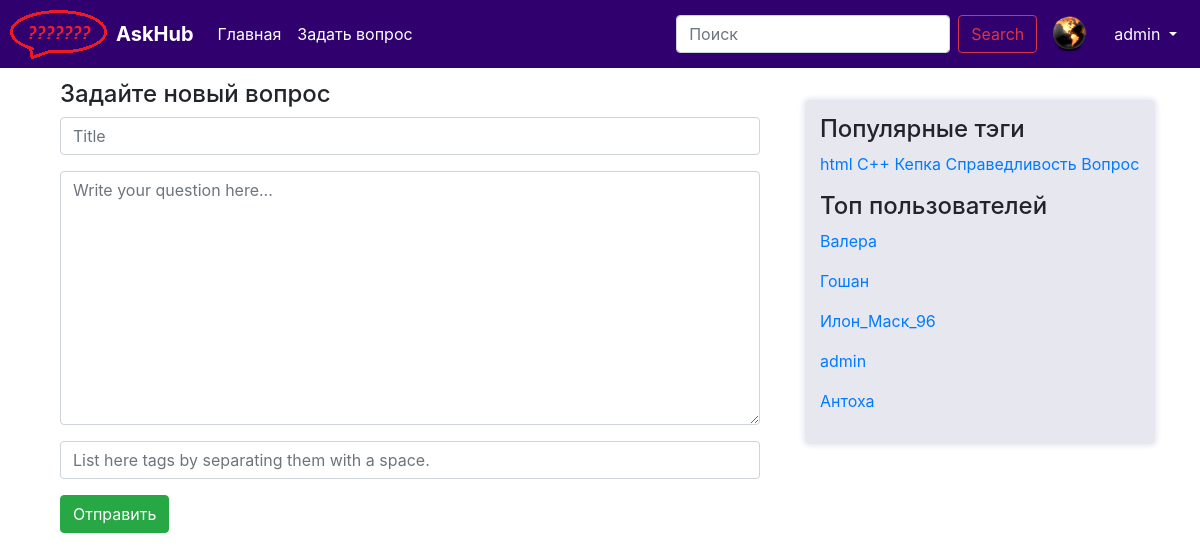
Screenshot of /ask/ (signed in) with the database file from the repository.
### question/models.py (models this page shows, shortened)
class User(AbstractUser):
    upload = models.ImageField(upload_to='uploads/%Y/%m/%d/')
    registration_date = models.DateTimeField(default=timezone.now, verbose_name="Дата решистрации")
    rating = models.IntegerField(default=0, verbose_name="Рейтинг пользователя")
    objects = UserManager()
    def __str__(self):
        return self.username

class Tag(models.Model):
    title = models.CharField(max_length=120, verbose_name=u"Заголовок ярлыка")
    objects = TagManager()

### question/views.py (the view)
# urls.py: path('ask/', views.ask, name='ask'),
@login_required(login_url='/login/')
def ask(request):
    if request.method == 'POST':
        form = AskForm(request.POST)
        if form.is_valid():
            ques = Question.objects.create(author=request.user,
                            date=timezone.now(),
                            is_active=True,
                            title=form.cleaned_data['title'],
                            text=form.cleaned_data['text'])
            ques.save()
            for tagTitle in form.cleaned_data['tags'].split():
                tag = Tag.objects.get_or_create(name=tagTitle)[0]
                ques.tags.add(tag)
                ques.save()
            return question(request, ques.id)
    else:
        form = AskForm()
    return render(request, 'question/ask.html', {
            'form': form,
            'tags' : paginate(request, Tag.objects.hottest()),
            'users' : paginate(request, User.objects.by_rating()),
        })

### question/forms.py (shortened to what this page needs)
class AskForm(forms.ModelForm):
    title = forms.CharField(validators=[text_validator],widget=forms.TextInput(attrs={
        'class': 'form-control',
        'maxlength': 100,
        'minlength': 5,
        'placeholder': 'Title'}))
    text = forms.CharField(validators=[text_validator],widget=forms.Textarea(attrs={
        'class': 'form-control',
        'minlength': 5,
        'placeholder': 'Write your question here...'}))
    tags = forms.CharField(required=False, validators=[text_validator],widget=forms.TextInput(attrs={
        'class': 'form-control',
        'placeholder': 'List here tags by separating them with a space.'}))
    class Meta:
        model = Question
        fields = ['title', 'text', 'tags']

### question/managers.py (called while the page is built)
    def hottest(self):
        return self.annotate(question_count=Count('question')).order_by('-question_count')

    def by_rating(self):
        return self.order_by('-rating')

### question/views.py (called while the page is built)
def paginate(request, objects_list):
    paginator = Paginator(objects_list, 5)
    page = request.GET.get('page')
    try:
        objects = paginator.page(page)
    except PageNotAnInteger:
        objects = paginator.page(1)
    except EmptyPage:
        objects = paginator.page(paginator.num_pages)
    return objects

### question/templates/question/ask.html (shortened to what this page needs)
{% extends "question/base.html" %}
{% load static %}
{% block content %}
    <form class="form-horizontal" action="{% url 'ask' %}" method="post">
        <div class="col-md-12">
            <fieldset>
                <h4>Задайте новый вопрос</h4>
                {% for field in form %}
                    <div class="form-group">
                        {{ field }}
                    </div>
                {% endfor %}
                <div class="form-group">
                    <input type="submit" value="Отправить" class="btn btn-success"/>
                </div>
            </fieldset>
        </div>
    </form>
{% endblock %}

### question/templates/question/navbar.html (shortened to what this page needs)
{% load static %}
{% block navbar %}
<nav class="navbar navbar-expand-md navbar-dark fixed-top" style="background-color: #30006f; margin: 0px;">
    <div>
        <img src="{% static "img/logo.png" %}" alt="">
    </div>
    <a class="navbar-brand" href="#">
        <b>AskHub</b>
    </a>
    <div class="collapse navbar-collapse" id="navbarCollapse">
        <ul class="navbar-nav mr-auto">
            <li class="nav-item active">
                <a class="nav-link" href="{% url 'index' %}">Главная <span class="sr-only">(current)</span></a>
            </li>
            <li class="nav-item active">
                <a class="nav-link" href="{% url 'ask' %}">Задать вопрос <span class="sr-only">(current)</span></a>
            </li>
        </ul>
        <form class="form-inline mt-2 mt-md-0">
            <input class="form-control mr-sm-2" type="text" placeholder="Поиск" aria-label="Поиск">
            <button class="btn btn-outline-danger my-2 my-sm-0" type="submit">Search</button>
        </form>
    </div>
    {% if user.is_authenticated %}
    <div class="ava">
        <img src="{{ MEDIA_URL }}{{ user.upload }}" alt="" style="width:40px;height:40px;">
    </div>
    <div class="btn-group" role="group">
        <button id="btnGroupDrop1" type="button" class="btn btn-secondary dropdown-toggle" style="background-color: #30006f; border-color: #30006f;" data-toggle="dropdown" aria-haspopup="true" aria-expanded="false" >
            {{ user }}
        </button>
    </div>
    {% endif %}
</nav>
{% endblock %}

### question/templates/question/sidebar.html
{% load static %}
{% block sidebar %}
    <div class="sidebar">
        <h4>Популярные тэги</h4>
        {% for t in tags %}
            <a href="{% url 'tag' id=t.id %}">{{ t.title }}</a>
        {% endfor %}
        <p>
        <h4>Топ пользователей</h4>
            {% for user in users %}
                <p><a href="{% url 'user' id=user.id %}">{{ user }}</a></p>
            {% endfor %}
        </p>
    </div>
{% endblock %}

### static/css/askme.css (style rules this page uses)
html { position: relative; min-height: 100%; }
body { margin-bottom: 60px; }
.navbar { padding: 0px 10px 0px 0px; }
.ava { margin: 0px; padding: 0px; position: relative; width:64px; height:64px; background: #30006f; border: 1px solid #30006f; border-radius: 50%; }
.ava img { position: absolute; left:50%; top:50%; transform: translate(-50%, -50%); max-width:100%; max-height: 100%; }
.sidebar { background-color: #e7e7f0; box-shadow: 0px 0px 5px 2px #e7e7f0; padding: 15px; margin: 20px 0px 0px 0px; border-radius: 5px; }

### rows the page displays
User: upload (picture), username "admin"
Tag: title "html"
Tag: title "С++"
Tag: title "Кепка"
Tag: title "Справедливость"
Tag: title "Вопрос"
User: username "Валера"
User: username "Гошан"
User: username "Илон_Маск_96"
User: username "Антоха"
